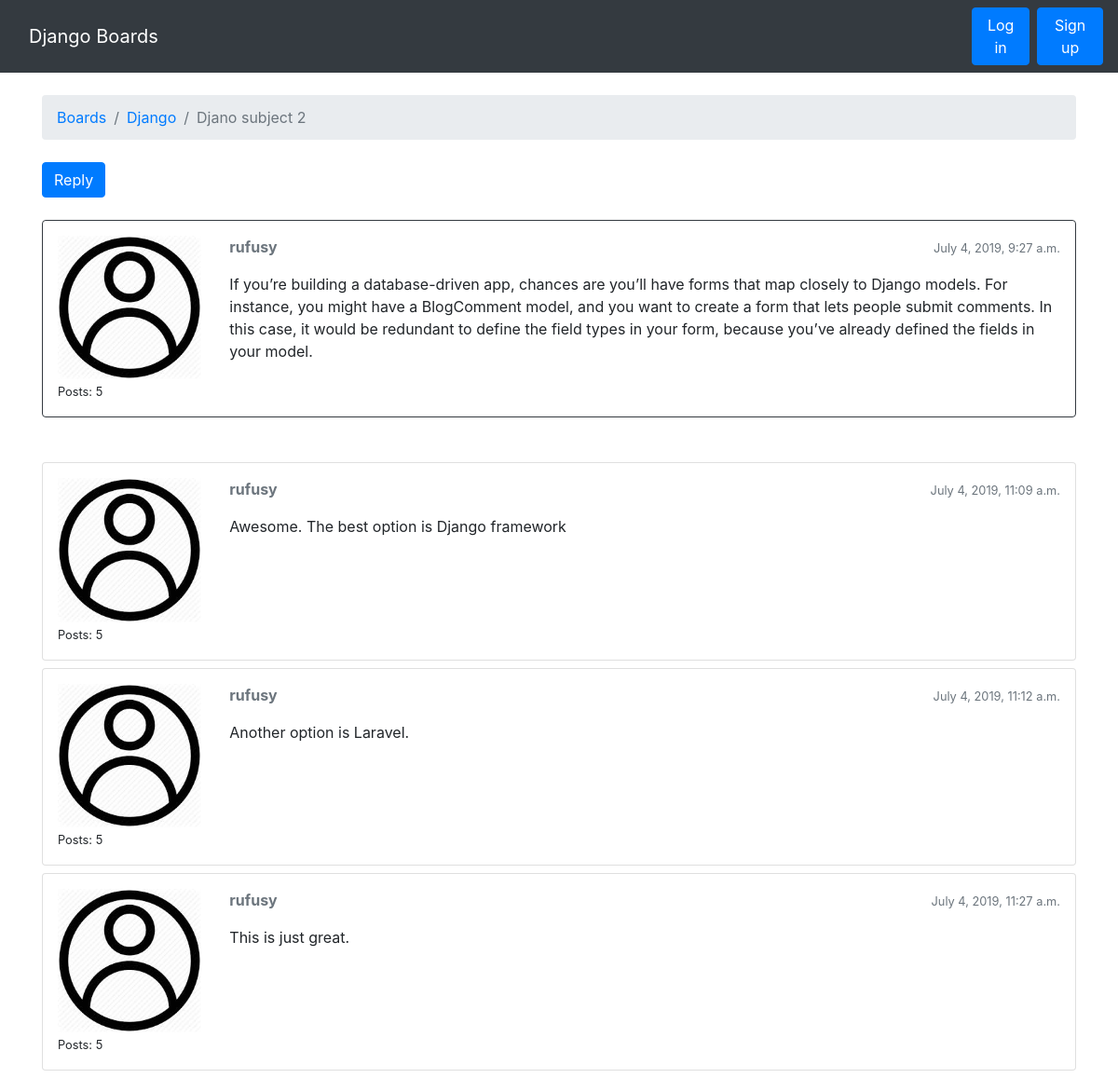
Screenshot of /boards/1/topics/6/ with the database file from the repository.
### boards/models.py (models this page shows, shortened)
class Topic(models.Model):
    subject = models.CharField(max_length=255)
    last_updated = models.DateTimeField(auto_now_add=True)
    board = models.ForeignKey(Board, related_name='topics', on_delete=models.CASCADE)
    starter = models.ForeignKey(User, related_name='topics', on_delete=models.CASCADE)
    views = models.PositiveIntegerField(default=0)

class Board(models.Model):
    name = models.CharField(max_length=30, unique=True)
    description = models.CharField(max_length=100)

class Post(models.Model):
    message = models.TextField(max_length=4000)
    topic = models.ForeignKey(Topic, related_name='posts', on_delete=models.CASCADE)
    created_at = models.DateTimeField(auto_now_add=True)
    updated_at = models.DateTimeField(null=True)
    created_by = models.ForeignKey(User, related_name='posts', on_delete=models.CASCADE)
    updated_by = models.ForeignKey(User, null=True, related_name='+', on_delete=models.CASCADE)

### boards/views.py (the view)
# urls.py: path('boards/<int:pk>/topics/<int:topic_pk>/', views.topic_posts, name='topic_posts'),
def topic_posts(request, pk, topic_pk):
	topic = get_object_or_404(Topic,board_id=pk, pk=topic_pk)
	topic.views += 1
	topic.save()
	return render(request, 'topic_posts.html', {'topic':topic})

### templates/topic_posts.html (shortened to what this page needs)
{% extends 'base.html' %}
{% load static %}
{% block breadcrumb %}
  <li class="breadcrumb-item"><a href="{% url 'home' %}">Boards</a></li>
  <li class="breadcrumb-item"><a href="{% url 'board_topics' topic.board.pk %}">{{ topic.board.name }}</a></li>
  <li class="breadcrumb-item active">{{ topic.subject }}</li>
{% endblock %}
{% block content %}
 <div class="mb-4">
    <a href="{% url 'reply_topic' topic.board_id topic.pk %}" class="btn btn-primary" role="button">Reply</a>
  </div>
	{% for post in topic.posts.all %}
	<div class="card mb-2 {% if forloop.first %}border-dark mb-5 {% endif %}">
		<div class="card-body p-3 ">
			<div class="row">
				<div class="col-2">
					<img src="{% static 'img/user.jpeg' %}" alt="{{ post.created_by.username }}" class="w-100">
					<small>Posts: {{ post.created_by.posts.count }}</small>
				</div>
				<div class="col-10">
					<div class="row mb-3">
						<div class="col-6">
							<strong class="text-muted">{{ post.created_by.username }}</strong>
						</div>
						<div class="col-6 text-right">
							<small class="text-muted">{{ post.created_at }}</small>
						</div>
					</div>
					{{ post.message }}
				</div>
			</div>
		</div>
	</div>
	{% endfor%}
{% endblock %}

### templates/base.html (shortened to what this page needs)
{% load static %}<!DOCTYPE html>
<html>
  <head>
    <link rel="stylesheet" href="https://stackpath.bootstrapcdn.com/bootstrap/4.3.1/css/bootstrap.min.css">
  </head>
  <body>
    {% block body %}
    <nav class="navbar navbar-expand-lg navbar-dark bg-dark">
      <div class="container">
        <a class="navbar-brand" href="{% url 'home' %}">Django Boards</a>
      </div>
      <div class="collapse navbar-collapse" id="mainMenu">
      {% if user.is_authenticated %}
      <ul class="navbar-nav ml-auto">
        <li class="nav-item dropdown">
          <a class="nav-link dropdown-toggle" href="#" id="userMenu" data-toggle="dropdown" aria-haspopup="true" aria-expanded="false">
            {{ user.username }}
          </a>
          <div class="dropdown-menu dropdown-menu-right" aria-labelledby="userMenu">
            <a class="dropdown-item" href="#">My account</a>
            <a class="dropdown-item" href="#">Change password</a>
            <div class="dropdown-divider"></div>
            <a class="dropdown-item" href="{% url 'logout' %}">Log out</a>
          </div>
        </li>
      </ul>
      {% else %}
        <form class="form-inline ml-auto">
         <div class="d-flex">
            <a href="{% url 'login' %}" class="btn btn-primary ml-2">Log in</a>
            <a href="{% url 'signup' %}" class="btn btn-primary ml-2">Sign up</a>
         </div>
        </form>
      {% endif %}
    </div>
    </nav>
    <div class="container">
      <ol class="breadcrumb my-4">
        {% block breadcrumb %}
        {% endblock %}
      </ol>
      {% block content %}
      {% endblock %}
    </div>
    {% endblock body %}
  </body>
</html>

### rows the page displays
Topic: board.name "Django", subject "Djano subject 2"
Post: created_by.posts.count "5", created_by.username "rufusy", created_at "July 4, 2019, 9:27 a.m.", message "If you’re building a database-driven app, chances are you’ll have forms that map closely to Django models. For instance, you might have a BlogComment model, and you want to create a form that lets people submit comments. In this case, it would be redundant to define the field types in your form, because you’ve already defined the fields in your model."
Post: created_by.posts.count "5", created_by.username "rufusy", created_at "July 4, 2019, 11:09 a.m.", message "Awesome. The best option is Django framework"
Post: created_by.posts.count "5", created_by.username "rufusy", created_at "July 4, 2019, 11:12 a.m.", message "Another option is Laravel."
Post: created_by.posts.count "5", created_by.username "rufusy", created_at "July 4, 2019, 11:27 a.m.", message "This is just great."
